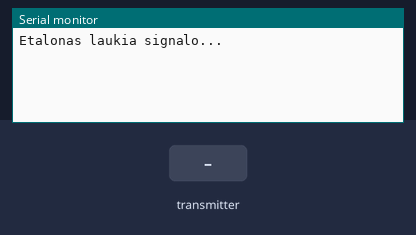
Recording of a sketch running on a simulated ESP8266 (NodeMCU). Parts: the last lines printed to the serial monitor. Inputs (shaded band) come from the test bench.

Above: at 1.2 s.
1.3 s: the transmitter starts sending zinute = 0
At 1.61 s:
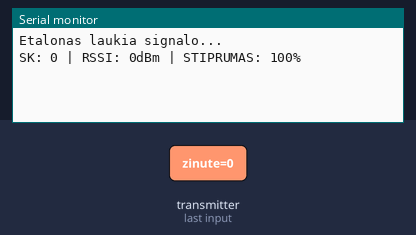
3.3 s: the transmitter starts sending skaicius = 256
At 3.61 s:
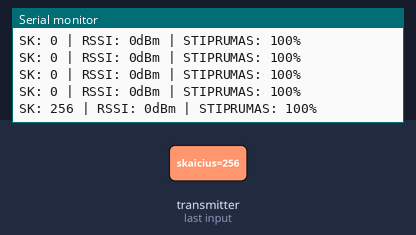
4.8 s: the transmitter starts sending skaicius = 512
At 5.11 s:
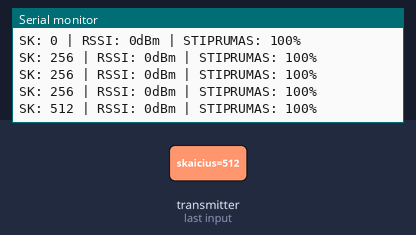
Timing chart, 0 to 7.8 s (numbered marks = the images above; inputs shaded):
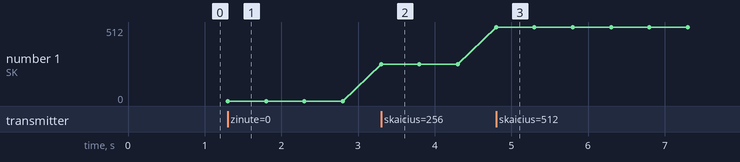

Measured:
- after the input at 1.3 s, the serial monitor: prints a new line at once (image 1)
- after the input at 3.3 s, the serial monitor: prints a new line at once (image 2)
- after the input at 4.8 s, the serial monitor: prints a new line at once (image 3)
- plotted number 1: 0 → 256 after the input at 3.3 s, 256 → 512 after the input at 4.8 s

The sketch:

esp8266_espnow_stebetojas.ino
```cpp
/* * PROCESORIUS: ESP8266 (NodeMCU)
 * APRAŠYMAS: Etaloninis imtuvas be ekrano.
 * Naudojamas palyginti signalo priėmimo kokybę su ESP32-C3.
 * Rezultatus siunčia į Serial Monitor (115200 baud).
 */

#include <ESP8266WiFi.h>
#include <espnow.h>

struct MyData {
    char zinute[32];
    int skaicius;
};

MyData incomingData;

int dBmToPercent(int dbm) {
    if(dbm <= -100) return 0;
    if(dbm >= -30) return 100;
    return map(dbm, -100, -30, 0, 100);
}

void onDataRecv(uint8_t * mac, uint8_t *incoming, uint8_t len) {
    memcpy(&incomingData, incoming, sizeof(incomingData));
    int rssi = WiFi.RSSI();
    int percent = dBmToPercent(rssi);

    Serial.print("SK: ");
    Serial.print(incomingData.skaicius);
    Serial.print(" | RSSI: ");
    Serial.print(rssi);
    Serial.print("dBm | STIPRUMAS: ");
    Serial.print(percent);
    Serial.println("%");
}

void setup() {
    Serial.begin(115200);
    WiFi.mode(WIFI_STA);
    WiFi.disconnect();

    if (esp_now_init() != 0) return;

    esp_now_set_self_role(ESP_NOW_ROLE_SLAVE);
    esp_now_register_recv_cb(onDataRecv);

    Serial.println("Etalonas laukia signalo...");
}

void loop() {}
```
